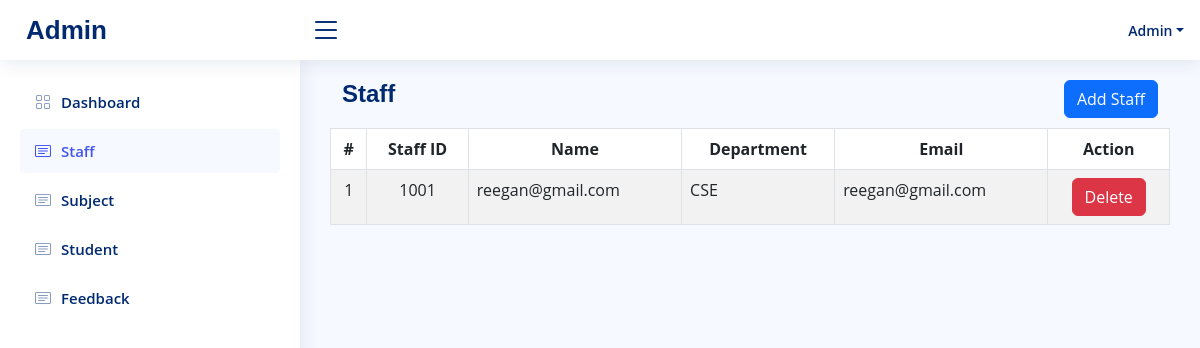
Page /admin/staff on the earlier database version.
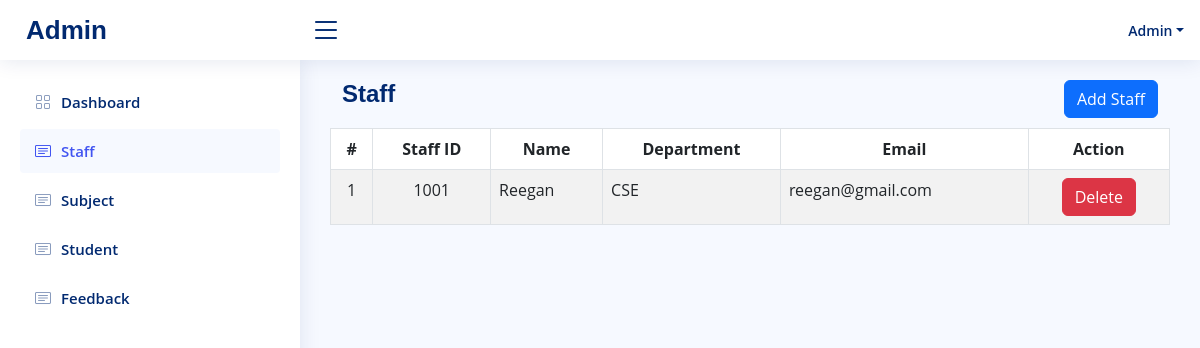
Same page on the later database version.
### tables this page shows
CREATE TABLE staff (id INTEGER PRIMARY KEY AUTOINCREMENT,name TEXT NOT NULL,dept TEXT NOT NULL,staffid TEXT NOT NULL,email TEXT NOT NULL,password TEXT NOT NULL);

### app.py (the view)
@app.route("/admin/staff")
def admin_staff():
    con = sqlite3.connect("database.db")
    con.row_factory = sqlite3.Row
    cur = con.cursor()
    cur.execute("select * from staff ORDER BY id DESC")
    rows = cur.fetchall()
    return render_template("admin/staff.html",rows = rows)

### templates/admin/staff.html (shortened to what this page needs)
<!DOCTYPE html>
<html lang="en">
<head>
  <link href="/static/vendor/bootstrap/css/bootstrap.min.css" rel="stylesheet">
  <link href="/static/vendor/bootstrap-icons/bootstrap-icons.css" rel="stylesheet">
  <link href="/static/vendor/boxicons/css/boxicons.min.css" rel="stylesheet">
  <link href="/static/vendor/quill/quill.snow.css" rel="stylesheet">
  <link href="/static/vendor/quill/quill.bubble.css" rel="stylesheet">
  <link href="/static/vendor/remixicon/remixicon.css" rel="stylesheet">
  <link href="/static/vendor/simple-datatables/style.css" rel="stylesheet">
  <link href="/static/css/style.css" rel="stylesheet">
</head>
<body>
<header id="header" class="header fixed-top d-flex align-items-center">
    <div class="d-flex align-items-center justify-content-between">
      <a href="home.php" class="logo d-flex align-items-center">
        <span class="d-none d-lg-block">Admin</span>
      </a>
      <i class="bi bi-list toggle-sidebar-btn"></i>
    </div>
    <nav class="header-nav ms-auto">
      <ul class="d-flex align-items-center">
        <li class="nav-item dropdown pe-3">
          <a class="nav-link nav-profile d-flex align-items-center pe-0" href="#" data-bs-toggle="dropdown">
            <span class="d-none d-md-block dropdown-toggle ps-2">Admin</span>
          </a>
        </li>
      </ul>
    </nav>
 </header>
<aside id="sidebar" class="sidebar">
    <ul class="sidebar-nav" id="sidebar-nav">
      <li class="nav-item">
        <a class="nav-link collapsed" href="/admin/home">
          <i class="bi bi-grid"></i>
          <span>Dashboard</span>
        </a>
      </li>
      <li class="nav-item">
        <a class="nav-link " href="/admin/staff">
          <i class="bi bi-card-text"></i>
          <span>Staff</span>
        </a>
      </li>
      <li class="nav-item">
        <a class="nav-link collapsed" href="/admin/subject">
          <i class="bi bi-card-text"></i>
          <span>Subject</span>
        </a>
      </li>
      <li class="nav-item">
        <a class="nav-link collapsed" href="/admin/student">
          <i class="bi bi-card-text"></i>
          <span>Student</span>
        </a>
      </li>
      <li class="nav-item">
        <a class="nav-link collapsed" href="/admin/feedback">
          <i class="bi bi-card-text"></i>
          <span>Feedback</span>
        </a>
      </li>
    </ul>
</aside>
<main id="main" class="main">
<div class="pagetitle container">
    <div style="display:flex;justify-content:space-between">
        <h1>Staff</h1>
        <button type="button" class="btn btn-primary" data-bs-toggle="modal" data-bs-target="#staticBackdrop">
           Add Staff
        </button>
    </div>
</div>
<div class="table-responsive">
    <table class="table table-striped table-bordered" style="background-color:white">
        <thead style="text-align:center">
            <tr>
                <th>#</th>
                <th>Staff ID</th>
                <th>Name</th>
                <th>Department</th>
                <th>Email</th>
                <th>Action</th>
            </tr>
        </thead>
        <tbody>
            {% for row in rows %}
            <tr>
                <td style="text-align:center">{{loop.index}}</td>
                <td style="text-align:center">{{row["staffid"]}}</td>
                <td>{{row["name"]}}</td>
                <td>{{row["dept"]}}</td>
                <td>{{row["email"]}}</td>
                <td class="text-center">
                    <form action="/admin/staff/delete" method="post">
                        <button class="btn btn-danger">Delete</button>
                    </form>
                </td>
            </tr>
            {% endfor %}
        </tbody>
    </table>
</div>
</main>
</body>
</html>

Differences in the rows shown:
changed staff "CSE": name "reegan@gmail.com" → "Reegan"
